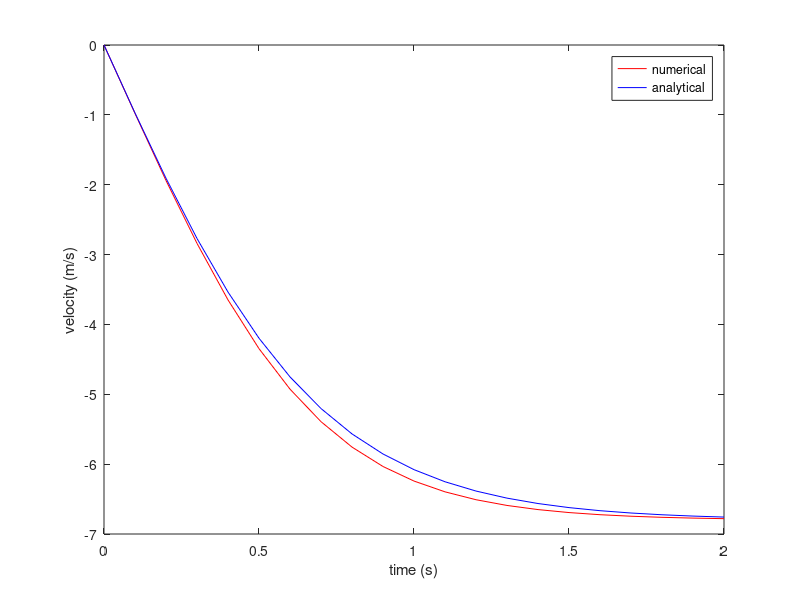

Source code (MATLAB):
%
% Fisica Computacional (2016-2017)
%
% Trabalho Pratico 1
% Problema 1.1 a) (Proposta de Resolucao)
%
% Author : Tiago A. Oliveira (tiago.agueda@ua.pt)
% Revisions :
% 2017/02/16 - Updated revision.
% 2017/02/04 - File created.
%

clear all % clear all variable
close all % close all windows
clc       % clear terminal output

% universal constants:
g = 9.8;        % (m/s^2)   gravity acelaration

% fixed parameters:
v0 = 0.0;       % (m/s)     initial velocity
vlim = 6.8;     % (m/s)     terminal velocity
t0 = 0.0;       % (s)       initial time
tf = 2.0;       % (s)       final time

% Euler Method - parameters:
h=0.1;          % $$h=t_{k+1}-t_{k}$$

% variable allocation
n = tf/h;                 % find size of matrix/vector
t = t0:h:tf;                % allocate and initialize t
vz = zeros(1,n);            % allocate v_z
vz(1) = v0;                 % initialize v_z

% analytical solution
vz_a=-vlim*tanh(g.*t/vlim);

for i=1:n
    vz(i+1)=vz(i)+h*g*(-1-abs(vz(i))*vz(i)/(vlim*vlim));
end

% ploting results
plot(t,vz,'r',t,vz_a,'b')
legend('numerical','analytical','Location','Best')
xlabel('time (s)')
ylabel('velocity (m/s)')